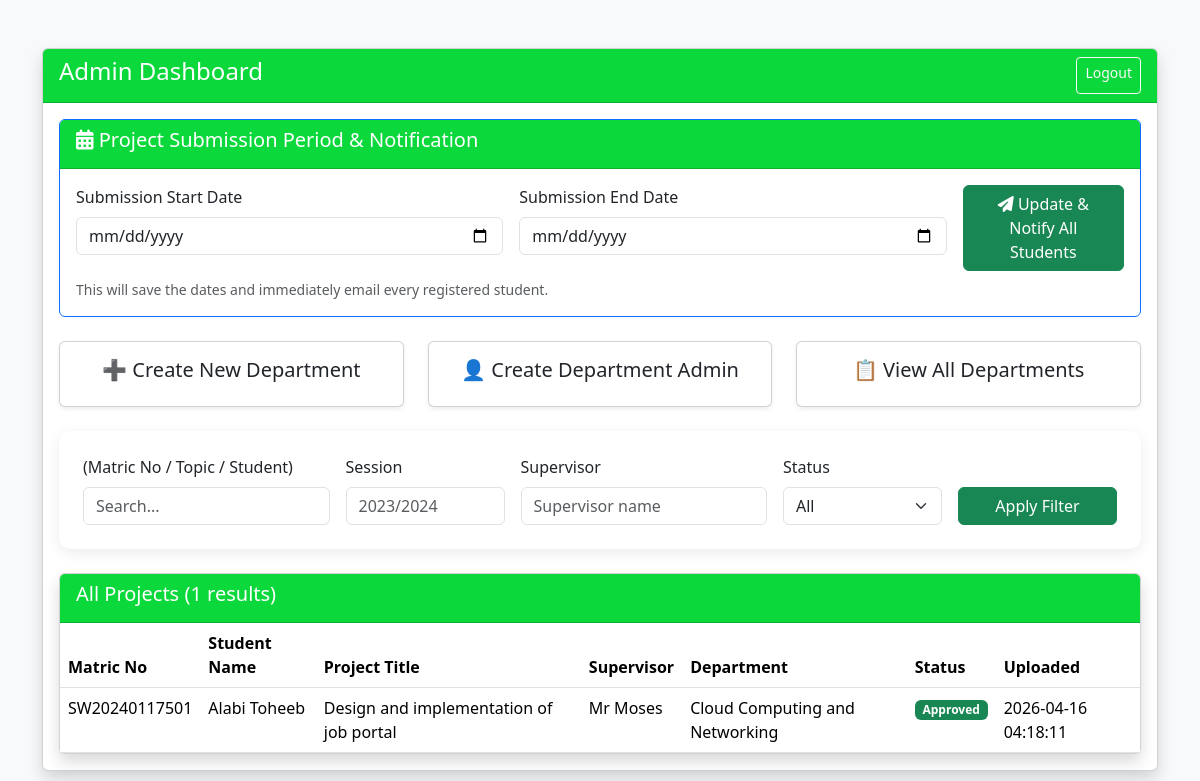
Page /admin/dashboard.php (signed in) on the earlier database version.
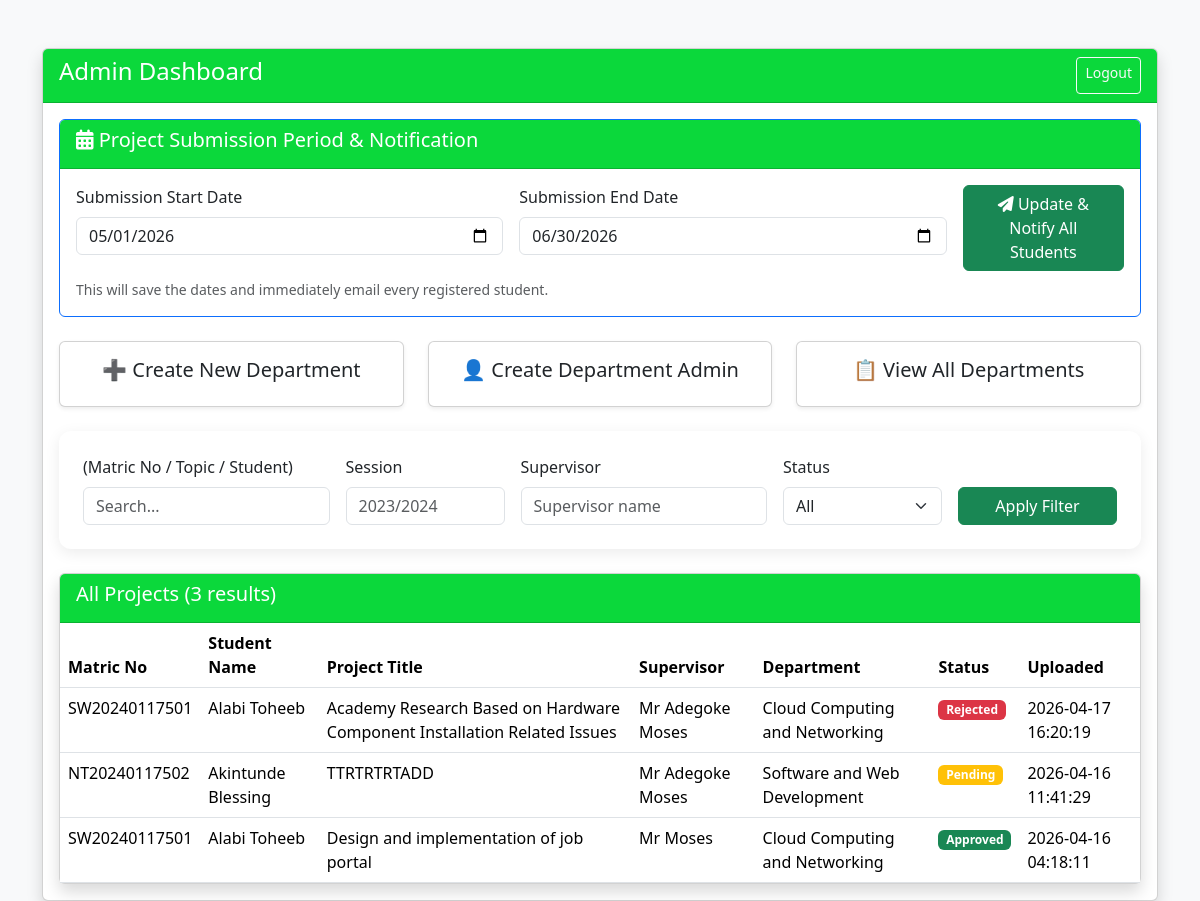
Same page on the later database version.
### tables this page shows
CREATE TABLE IF NOT EXISTS `projects` (
  `id` int NOT NULL AUTO_INCREMENT,
  `student_id` int NOT NULL,
  `title` varchar(255) NOT NULL,
  `file_path` varchar(255) NOT NULL,
  `upload_date` timestamp NULL DEFAULT CURRENT_TIMESTAMP,
  `status` enum('pending','approved','rejected') DEFAULT 'pending',
  `remark` varchar(150) DEFAULT NULL,
  `approved_at` timestamp NULL DEFAULT NULL,
  `source_code_path` varchar(255) DEFAULT NULL,
  `abstract` text,
  `supervisor` varchar(255) DEFAULT NULL,
  `uploaded_at` datetime DEFAULT CURRENT_TIMESTAMP,
  PRIMARY KEY (`id`),
  KEY `student_id` (`student_id`)
);

CREATE TABLE IF NOT EXISTS `students` (
  `id` int NOT NULL AUTO_INCREMENT,
  `matric_no` varchar(20) DEFAULT NULL,
  `name` varchar(150) NOT NULL,
  `email` varchar(150) DEFAULT NULL,
  `contact` varchar(50) DEFAULT NULL,
  `session` varchar(20) NOT NULL,
  `address` text,
  `department_id` int NOT NULL,
  `password_hash` varchar(255) NOT NULL,
  `role` enum('student') DEFAULT 'student',
  `passport` varchar(255) DEFAULT NULL,
  `level` varchar(10) DEFAULT NULL,
  `nd_type` varchar(10) DEFAULT NULL,
  `pair_id` int DEFAULT NULL,
  `supervisor` varchar(100) DEFAULT NULL,
  `project_title` varchar(255) DEFAULT NULL,
  `approved` tinyint(1) DEFAULT '0',
  `created_at` timestamp NULL DEFAULT CURRENT_TIMESTAMP,
  PRIMARY KEY (`id`),
  UNIQUE KEY `matric_no` (`matric_no`),
  KEY `idx_matric_no` (`matric_no`),
  KEY `idx_email` (`email`),
  KEY `idx_pair` (`pair_id`)
);

CREATE TABLE IF NOT EXISTS `departments` (
  `id` int NOT NULL AUTO_INCREMENT,
  `name` varchar(100) NOT NULL,
  PRIMARY KEY (`id`),
  UNIQUE KEY `name` (`name`)
);

CREATE TABLE IF NOT EXISTS `submission_settings` (
  `id` int NOT NULL DEFAULT '1',
  `submission_start` date NOT NULL,
  `submission_end` date NOT NULL,
  `updated_at` timestamp NULL DEFAULT CURRENT_TIMESTAMP ON UPDATE CURRENT_TIMESTAMP,
  PRIMARY KEY (`id`)
);

### admin/dashboard.php (the view, shortened to what this page needs)
<?php
require_once '../includes/config.php';
$stmt = $pdo->query("SELECT submission_start, submission_end FROM submission_settings WHERE id = 1");
$settings = $stmt->fetch();
$submission_start = $settings['submission_start'] ?? '';
$submission_end = $settings['submission_end'] ?? '';
$search = $_GET['search'] ?? '';
$session = $_GET['session'] ?? '';
$supervisor = $_GET['supervisor'] ?? '';
$query = "
    SELECT p.*, s.name AS student_name, s.matric_no, d.name AS department_name
    FROM projects p
    JOIN students s ON p.student_id = s.id
    JOIN departments d ON s.department_id = d.id
    WHERE 1=1
";
$params = [];
$query .= " ORDER BY p.uploaded_at DESC";
$stmt = $pdo->prepare($query);
$stmt->execute($params);
$projects = $stmt->fetchAll();
?>
<!DOCTYPE html>
<html lang="en">
<head>
    <link href="https://cdn.jsdelivr.net/npm/bootstrap@5.3.3/dist/css/bootstrap.min.css" rel="stylesheet">
    <link href="https://cdnjs.cloudflare.com/ajax/libs/font-awesome/6.5.0/css/all.min.css" rel="stylesheet">
</head>
<body class="bg-light">
    <div class="container mt-5">
        <div class="card shadow">
            <div class="card-header text-white d-flex justify-content-between">
                <h4>Admin Dashboard</h4>
                <a href="../logout.php" class="btn btn-outline-light btn-sm">Logout</a>
            </div>
            <div class="card-body">
                <div class="card mb-4 border-primary">
                    <div class="card-header bg-primary text-white">
                        <h5><i class="fas fa-calendar-alt"></i> Project Submission Period & Notification</h5>
                    </div>
                    <div class="card-body">
                        <form method="POST" class="row g-3">
                            <div class="col-md-5">
                                <label class="form-label">Submission Start Date</label>
                                <input type="date" name="submission_start" class="form-control"
                                    value="<?= htmlspecialchars($submission_start) ?>" required>
                            </div>
                            <div class="col-md-5">
                                <label class="form-label">Submission End Date</label>
                                <input type="date" name="submission_end" class="form-control"
                                    value="<?= htmlspecialchars($submission_end) ?>" required>
                            </div>
                            <div class="col-md-2 d-flex align-items-end">
                                <button type="submit" name="update_submission" class="btn btn-success w-100">
                                    <i class="fas fa-paper-plane"></i> Update & Notify All Students
                                </button>
                            </div>
                        </form>
                        <small class="text-muted mt-2 d-block">
                            This will save the dates and immediately email every registered student.
                        </small>
                    </div>
                </div>
                <div class="row g-4 mb-4">
                    <div class="col-md-4">
                        <a href="create_department.php" class="text-decoration-none">
                            <div class="card text-center h-100 shadow-sm">
                                <div class="card-body">
                                    <h5>➕ Create New Department</h5>
                                </div>
                            </div>
                        </a>
                    </div>
                    <div class="col-md-4">
                        <a href="department_admin.php" class="text-decoration-none">
                            <div class="card text-center h-100 shadow-sm">
                                <div class="card-body">
                                    <h5>👤 Create Department Admin</h5>
                                </div>
                            </div>
                        </a>
                    </div>
                    <div class="col-md-4">
                        <a href="view_departments.php" class="text-decoration-none">
                            <div class="card text-center h-100 shadow-sm">
                                <div class="card-body">
                                    <h5>📋 View All Departments</h5>
                                </div>
                            </div>
                        </a>
                    </div>
                </div>
                <div class="filter-box p-4 mb-4">
                    <form method="GET" class="row g-3">
                        <div class="col-md-3">
                            <label class="form-label">(Matric No / Topic / Student)</label>
                            <input type="text" name="search" class="form-control"
                                value="<?= htmlspecialchars($search) ?>" placeholder="Search...">
                        </div>
                        <div class="col-md-2">
                            <label class="form-label">Session</label>
                            <input type="text" name="session" class="form-control"
                                value="<?= htmlspecialchars($session) ?>" placeholder="2023/2024">
                        </div>
                        <div class="col-md-3">
                            <label class="form-label">Supervisor</label>
                            <input type="text" name="supervisor" class="form-control"
                                value="<?= htmlspecialchars($supervisor) ?>" placeholder="Supervisor name">
                        </div>
                        <div class="col-md-2">
                            <label class="form-label">Status</label>
                            <select name="status" class="form-select">
                                <option value="">All</option>
                            </select>
                        </div>
                        <div class="col-md-2 d-flex align-items-end">
                            <button type="submit" class="btn btn-success w-100">Apply Filter</button>
                        </div>
                    </form>
                </div>
                <div class="card shadow">
                    <div class="card-header bg-dark text-white">
                        <h5>All Projects (<?= count($projects) ?> results)</h5>
                    </div>
                    <div class="card-body p-0">
                        <div class="table-responsive">
                            <table class="table table-hover mb-0">
                                <thead>
                                    <tr>
                                        <th>Matric No</th>
                                        <th>Student Name</th>
                                        <th>Project Title</th>
                                        <th>Supervisor</th>
                                        <th>Department</th>
                                        <th>Status</th>
                                        <th>Uploaded</th>
                                    </tr>
                                </thead>
                                <tbody>
                                    <?php if (empty($projects)): ?>
                                        <tr>
                                            <td colspan="7" class="text-center py-4">No projects found.</td>
                                        </tr>
                                    <?php else: ?>
                                        <?php foreach ($projects as $row): ?>
                                            <tr>
                                                <td><?= htmlspecialchars($row['matric_no']) ?></td>
                                                <td><?= htmlspecialchars($row['student_name']) ?></td>
                                                <td><?= htmlspecialchars($row['title']) ?></td>
                                                <td><?= htmlspecialchars($row['supervisor']) ?></td>
                                                <td><?= htmlspecialchars($row['department_name']) ?></td>
                                                <td>
                                                    <span
                                                        class="badge bg-<?= $row['status'] == 'approved' ? 'success' : ($row['status'] == 'rejected' ? 'danger' : 'warning') ?>">
                                                        <?= ucfirst($row['status']) ?>
                                                    </span>
                                                </td>
                                                <td><?= $row['uploaded_at'] ?></td>
                                            </tr>
                                        <?php endforeach; ?>
                                    <?php endif; ?>
                                </tbody>
                            </table>
                        </div>
                    </div>
                </div>
            </div>
        </div>
    </div>
</body>
</html>

### admin/dashboard.php (style rules this page uses)
.filter-box { background: white; border-radius: 12px; box-shadow: 0 4px 15px rgba(0, 0, 0, 0.08); }
th { background-color: #f8f9fa; font-weight: 600; }
.card-header { background-color: #0bd83b !important; }

Differences in the rows shown:
added submission_settings: submission_start "05/01/2026", submission_end "06/30/2026"
added projects: student.matric_no "SW20240117501", student.name "Alabi Toheeb", title "Academy Research Based on Hardware Component Installation Related Issues", supervisor "Mr Adegoke Moses", departments.name "Cloud Computing and Networking", status "Rejected", uploaded_at "2026-04-17 16:20:19"
added projects: student.matric_no "NT20240117502", student.name "Akintunde Blessing", title "TTRTRTRTADD", supervisor "Mr Adegoke Moses", departments.name "Software and Web Development", status "Pending", uploaded_at "2026-04-16 11:41:29"
Other differences:
count($projects): "1" → "3"
